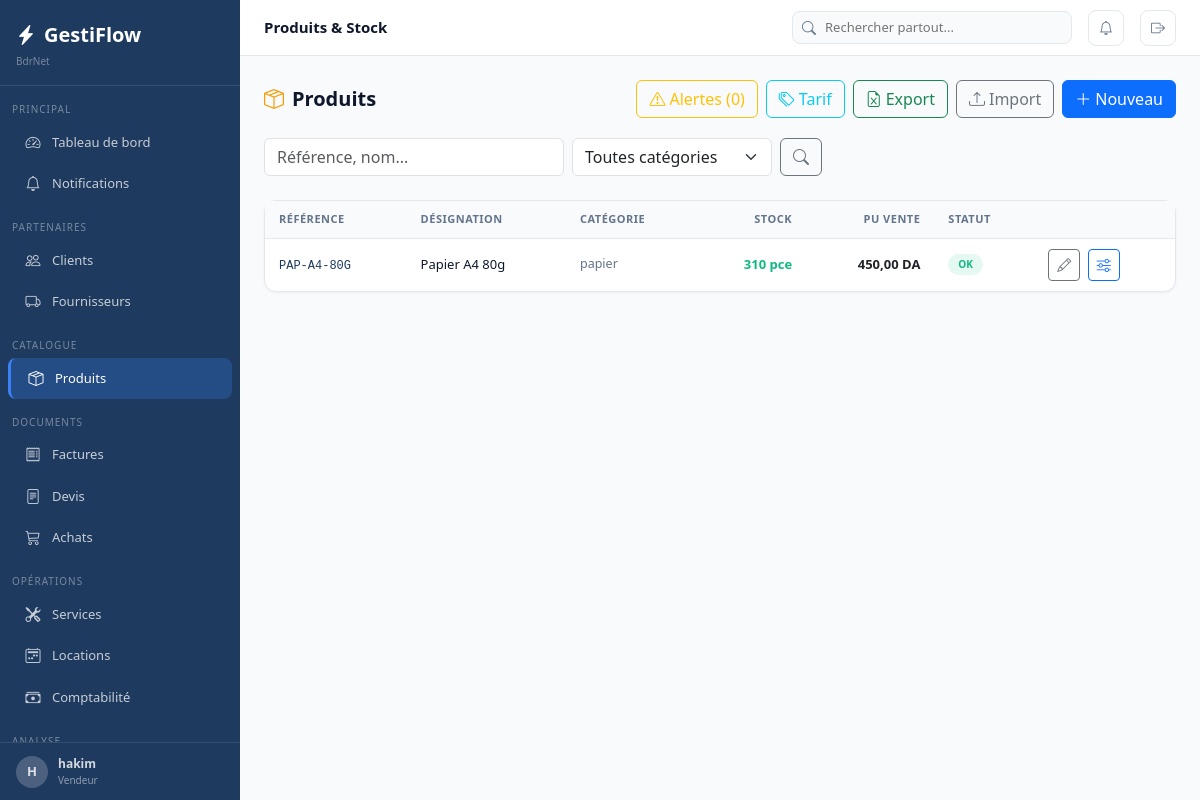
The page /produits/ (signed in) on the database its author committed.
### apps/core/models.py (models this page shows, shortened)
class Parametre(models.Model):
    cle         = models.CharField(max_length=100, unique=True)
    valeur      = models.TextField(blank=True)
    description = models.CharField(max_length=200, blank=True)
    class Meta:
        verbose_name        = "Parametre"
        verbose_name_plural = "Parametres"
    @classmethod
    def get(cls, cle, defaut=''):
        try:
            return cls.objects.get(cle=cle).valeur
        except cls.DoesNotExist:
            return defaut

### apps/authentication/models.py (models this page shows, shortened)
class Utilisateur(AbstractUser):
    class Role(models.TextChoices):
        ADMIN       = 'admin',       'Administrateur'
        MANAGER     = 'manager',     'Manager'
        VENDEUR     = 'vendeur',     'Vendeur'
        TECHNICIEN  = 'technicien',  'Technicien'
        COMPTABLE   = 'comptable',   'Comptable'
        CAISSIER    = 'caissier',    'Caissier'
    role            = models.CharField(max_length=20, choices=Role.choices, default=Role.VENDEUR)
    telephone       = models.CharField(max_length=20, blank=True)
    actif           = models.BooleanField(default=True)
    derniere_activite = models.DateTimeField(null=True, blank=True)
    photo           = models.ImageField(upload_to='utilisateurs/', null=True, blank=True)
    class Meta:
        verbose_name        = "Utilisateur"
        verbose_name_plural = "Utilisateurs"
    @property
    def est_admin(self):
        return self.role == self.Role.ADMIN or self.is_superuser

### apps/produits/models.py (models this page shows, shortened)
class Produit(TimestampedModel, SoftDeleteModel):
    class Unite(models.TextChoices):
        PIECE   = 'pce',    'Piece'
        KG      = 'kg',     'Kilogramme'
        LITRE   = 'l',      'Litre'
        METRE   = 'm',      'Metre'
        BOITE   = 'boite',  'Boite'
        CARTON  = 'carton', 'Carton'
        FORFAIT = 'forfait','Forfait'
    reference       = models.CharField(max_length=50, unique=True, blank=True)
    nom             = models.CharField(max_length=200)
    description     = models.TextField(blank=True)
    categorie       = models.ForeignKey(Categorie, on_delete=models.SET_NULL, null=True, blank=True, related_name='produits')
    fournisseur     = models.ForeignKey('fournisseurs.Fournisseur', on_delete=models.SET_NULL, null=True, blank=True, related_name='produits')
    code_barre      = models.CharField(max_length=50, blank=True)
    image           = models.ImageField(upload_to='produits/', null=True, blank=True)
    prix_achat      = models.DecimalField(max_digits=12, decimal_places=2, default=0)
    prix_vente      = models.DecimalField(max_digits=12, decimal_places=2, default=0)
    prix_location   = models.DecimalField(max_digits=12, decimal_places=2, default=0)
    tva             = models.DecimalField(max_digits=5,  decimal_places=2, default=19)
    unite           = models.CharField(max_length=10, choices=Unite.choices, default=Unite.PIECE)
    quantite_stock  = models.DecimalField(max_digits=12, decimal_places=2, default=0)
    seuil_alerte    = models.DecimalField(max_digits=12, decimal_places=2, default=5)
    actif           = models.BooleanField(default=True)
    peut_vendre     = models.BooleanField(default=True)
    peut_louer      = models.BooleanField(default=False)
    class Meta:
        verbose_name        = "Produit"
        verbose_name_plural = "Produits"
        ordering            = ['nom']
    @property
    def en_alerte(self):
        return self.quantite_stock <= self.seuil_alerte

class Categorie(TimestampedModel):
    nom     = models.CharField(max_length=100, unique=True)
    icone   = models.CharField(max_length=50, blank=True, default='bi-tag')
    couleur = models.CharField(max_length=7,  blank=True, default='#3b82f6')
    class Meta:
        verbose_name        = "Categorie"
        verbose_name_plural = "Categories"
        ordering            = ['nom']

### apps/produits/views.py (the view)
# urls.py: path('',                     views.liste,       name='liste'),
@login_required
def liste(request):
    q   = sanitize_search_query(request.GET.get('q',''))
    cat = request.GET.get('categorie','')
    qs  = Produit.objects.filter(supprime=False, actif=True).select_related('categorie')
    if q:   qs = qs.filter(Q(nom__icontains=q)|Q(reference__icontains=q)|Q(code_barre__icontains=q))
    if cat: qs = qs.filter(categorie_id=cat)
    categories = Categorie.objects.all().order_by('nom')
    alertes    = Produit.objects.filter(quantite_stock__lte=F('seuil_alerte'), actif=True, supprime=False).count()
    page = Paginator(qs.order_by('nom'), 25).get_page(request.GET.get('page'))
    return render(request, 'produits/liste.html', {'produits': page, 'q': q, 'categories': categories, 'cat_active': cat, 'alertes_count': alertes})

### templates/produits/liste.html (shortened to what this page needs)
{% extends 'base.html' %}
{% load humanize %}
{% block topbar_title %}Produits & Stock{% endblock %}
{% block content %}
<div class="page-header">
  <div><h1 class="page-title"><i class="bi bi-box-seam me-2" style="color:#f59e0b;"></i>Produits</h1></div>
  <div class="d-flex gap-2 flex-wrap">
    <a href="{% url 'produits:alertes' %}" class="btn btn-outline-warning"><i class="bi bi-exclamation-triangle me-1"></i>Alertes ({{ alertes_count }})</a>
    <a href="{% url 'produits:tarif_preview' %}" class="btn btn-outline-info"><i class="bi bi-tags me-1"></i>Tarif</a>
    <a href="{% url 'produits:export_stock_excel' %}" class="btn btn-outline-success"><i class="bi bi-file-earmark-excel me-1"></i>Export</a>
    <a href="{% url 'produits:import_excel' %}" class="btn btn-outline-secondary"><i class="bi bi-upload me-1"></i>Import</a>
    <a href="{% url 'produits:create' %}" class="btn btn-primary"><i class="bi bi-plus-lg me-1"></i>Nouveau</a>
  </div>
</div>
<form method="get" class="d-flex gap-2 mb-4 flex-wrap">
  <input type="text" name="q" value="{{ q }}" class="form-control" placeholder="Référence, nom..." style="max-width:300px;">
  <select name="categorie" class="form-select" style="max-width:200px;" onchange="this.form.submit()">
    <option value="">Toutes catégories</option>
  </select>
  <button type="submit" class="btn btn-outline-secondary"><i class="bi bi-search"></i></button>
</form>
<div class="card">
  <div style="overflow-x:auto;"><table class="table-modern">
    <thead><tr><th>Référence</th><th>Désignation</th><th>Catégorie</th><th class="text-end">Stock</th><th class="text-end">PU Vente</th><th>Statut</th><th></th></tr></thead>
    <tbody>
      {% for p in produits %}
      <tr>
        <td><code style="font-size:12px;color:var(--primary);">{{ p.reference }}</code></td>
        <td><a href="{% url 'produits:detail' p.pk %}" style="font-weight:500;color:var(--text-primary);text-decoration:none;">{{ p.nom }}</a></td>
        <td style="color:var(--text-secondary);font-size:12.5px;">{{ p.categorie.nom|default:"—" }}</td>
        <td class="text-end" style="font-weight:700;color:{% if p.quantite_stock == 0 %}#ef4444{% elif p.en_alerte %}#f59e0b{% else %}#10b981{% endif %};">{{ p.quantite_stock|floatformat:"-2" }} {{ p.unite }}</td>
        <td class="text-end" style="font-weight:600;">{{ p.prix_vente|floatformat:2|intcomma }} DA</td>
        <td>{% if p.quantite_stock == 0 %}<span class="badge-status badge-annulee" style="font-size:10px;">Rupture</span>{% elif p.en_alerte %}<span class="badge-status badge-en_attente" style="font-size:10px;">Alerte</span>{% else %}<span class="badge-status badge-payee" style="font-size:10px;">OK</span>{% endif %}</td>
        <td>
          <a href="{% url 'produits:edit' p.pk %}" class="btn btn-sm btn-outline-secondary btn-icon me-1"><i class="bi bi-pencil"></i></a>
          <a href="{% url 'produits:ajuster_stock' p.pk %}" class="btn btn-sm btn-outline-primary btn-icon"><i class="bi bi-sliders"></i></a>
        </td>
      </tr>
      {% empty %}
      <tr><td colspan="7" class="text-center py-5" style="color:var(--text-secondary);"><i class="bi bi-box-seam d-block mb-2" style="font-size:2rem;"></i>Aucun produit</td></tr>
      {% endfor %}
    </tbody>
  </table></div>
</div>
{% endblock %}

### templates/base.html (shortened to what this page needs)
<!DOCTYPE html>
<html lang="fr">
<head>
<link rel="stylesheet" href="https://cdn.jsdelivr.net/npm/bootstrap@5.3.3/dist/css/bootstrap.min.css">
<link rel="stylesheet" href="https://cdn.jsdelivr.net/npm/bootstrap-icons@1.11.3/font/bootstrap-icons.min.css">
</head>
<body>
{% if user.is_authenticated %}
<nav class="sidebar">
  <div class="sidebar-nav">
    <div class="sidebar-logo">
      <a class="sidebar-logo-text" href="{% url 'dashboard:index' %}"><i class="bi bi-lightning-charge-fill me-2"></i>GestiFlow</a>
      <div style="font-size:10px;color:rgba(255,255,255,.4);margin-top:4px;">{{ ENTREPRISE.NOM_ENTREPRISE }}</div>
    </div>
    <div class="sidebar-section">Principal</div>
    <a href="{% url 'dashboard:index' %}" class="sidebar-item {% if request.resolver_match.app_name == 'dashboard' %}active{% endif %}"><i class="bi bi-speedometer2"></i><span>Tableau de bord</span></a>
    <a href="{% url 'core:notifications' %}" class="sidebar-item"><i class="bi bi-bell" ></i><span>Notifications</span></a>
    <div class="sidebar-section">Partenaires</div>
    <a href="{% url 'clients:liste' %}" class="sidebar-item {% if request.resolver_match.app_name == 'clients' %}active{% endif %}"><i class="bi bi-people"></i><span>Clients</span></a>
    <a href="{% url 'fournisseurs:liste' %}" class="sidebar-item {% if request.resolver_match.app_name == 'fournisseurs' %}active{% endif %}"><i class="bi bi-truck"></i><span>Fournisseurs</span></a>
    <div class="sidebar-section">Catalogue</div>
    <a href="{% url 'produits:liste' %}" class="sidebar-item {% if request.resolver_match.app_name == 'produits' %}active{% endif %}"><i class="bi bi-box-seam"></i><span>Produits</span></a>
    <div class="sidebar-section">Documents</div>
    <a href="{% url 'ventes:liste' %}" class="sidebar-item {% if request.resolver_match.app_name == 'ventes' %}active{% endif %}"><i class="bi bi-receipt"></i><span>Factures</span></a>
    <a href="{% url 'devis:liste' %}" class="sidebar-item {% if request.resolver_match.app_name == 'devis' %}active{% endif %}"><i class="bi bi-file-text"></i><span>Devis</span></a>
    <a href="{% url 'achats:liste' %}" class="sidebar-item {% if request.resolver_match.app_name == 'achats' %}active{% endif %}"><i class="bi bi-cart3"></i><span>Achats</span></a>
    <div class="sidebar-section">Opérations</div>
    <a href="{% url 'services:liste' %}" class="sidebar-item {% if request.resolver_match.app_name == 'services' %}active{% endif %}"><i class="bi bi-tools"></i><span>Services</span></a>
    <a href="{% url 'locations:liste' %}" class="sidebar-item {% if request.resolver_match.app_name == 'locations' %}active{% endif %}"><i class="bi bi-calendar2-week"></i><span>Locations</span></a>
    <a href="{% url 'comptabilite:historique' %}" class="sidebar-item {% if request.resolver_match.app_name == 'comptabilite' %}active{% endif %}"><i class="bi bi-cash-stack"></i><span>Comptabilité</span></a>
    <div class="sidebar-section">Analyse</div>
  </div>
  <div class="sidebar-footer">
    <a href="{% url 'auth:profil' %}" style="display:flex;align-items:center;gap:10px;text-decoration:none;color:rgba(255,255,255,.8);">
      <div style="width:32px;height:32px;border-radius:50%;background:rgba(255,255,255,.2);display:flex;align-items:center;justify-content:center;font-size:13px;font-weight:700;">{{ user.first_name.0|default:user.username.0|upper }}</div>
      <div><div style="font-size:12px;font-weight:600;">{{ user.get_full_name|default:user.username }}</div><div style="font-size:10px;color:rgba(255,255,255,.5);">{{ user.get_role_display }}</div></div>
    </a>
  </div>
</nav>
<div class="main-content">
<div class="topbar">
  <div class="topbar-title">{% block topbar_title %}{% endblock %}</div>
    <div class="topbar-search" style="position:relative;">
      <i class="bi bi-search"></i>
      <input type="text" id="globalSearch" placeholder="Rechercher partout..." autocomplete="off">
    </div>
    <a href="{% url 'core:notifications' %}" class="topbar-btn" title="Notifications">
      <i class="bi bi-bell{% if notifications_count %}-fill{% endif %}" {% if notifications_count %}style="color:#f59e0b"{% endif %}></i>
    </a>
    <a href="{% url 'auth:deconnexion' %}" class="topbar-btn" title="Déconnexion"><i class="bi bi-box-arrow-right"></i></a>
  </div>
  <div class="content-area">
    {% block content %}{% endblock %}
  </div>
</div>
{% endif %}
</body>
</html>

### rows shown on the page
Parametre: NOM_ENTREPRISE "BdrNet"
Utilisateur: first_name.0 "H", get_full_name "hakim", role "Vendeur"
Produit: reference "PAP-A4-80G", nom "Papier A4 80g", categorie.nom "papier", quantite_stock "310", unite "pce", prix_vente "450,00", seuil_alerte "OK"

### other values the page prints
{{ alertes_count }} "0"
